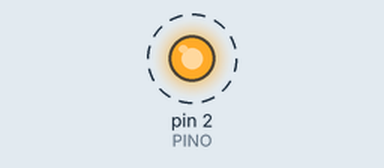
Recording of a sketch running on a simulated Arduino Uno, built with avr-gcc and run on an emulated ATmega328P. Parts: output pins drawn as LEDs (lit = HIGH). Dashed ring = blinking.

Above: at 0.05 s.
Timing chart, 0 to 3.0 s (numbered marks = the images above):
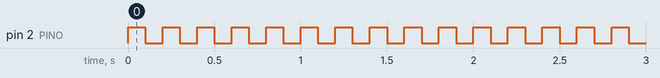

Measured:
- by itself, pin 2 (PINO): alternates HIGH for 0.10 s and LOW for 0.10 s

The sketch:

led-blink.ino
```cpp
#define PINO 2

void setup() {
  pinMode(PINO, OUTPUT);
}

void loop() {
  digitalWrite(PINO, HIGH);
  delay(100);
  digitalWrite(PINO, LOW);
  delay(100);

}
```
